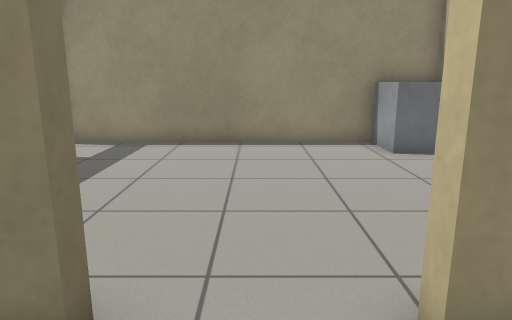
view 1 (above)

12 first-person views from a walk through a Gazebo world. The camera is 1 m above the floor, tilts 12° down and sees 70° across. The floor is counted in squares, 0.5 m on a side. Each view is taken from the middle of a square. On the plan, view 1 faces up. The plan holds only what a view shows up to about 19 squares ahead; the rest is blank. Simple patterns stand in for the simulator's built-in surfaces.

view 2
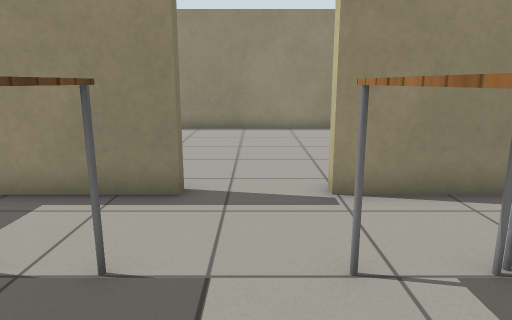

view 3
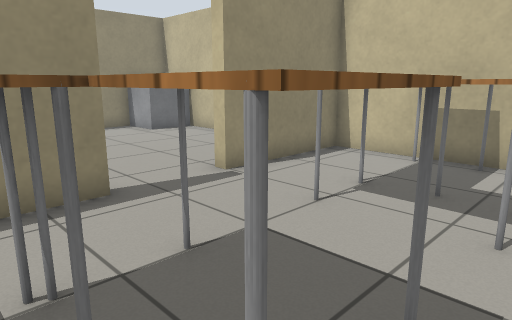

view 4
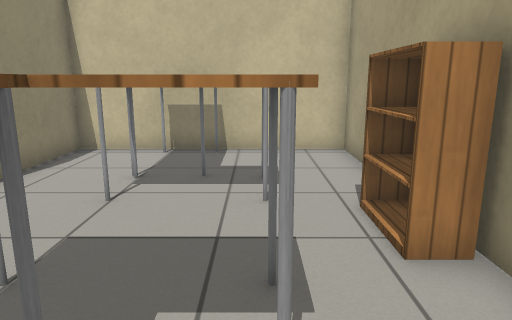

view 5
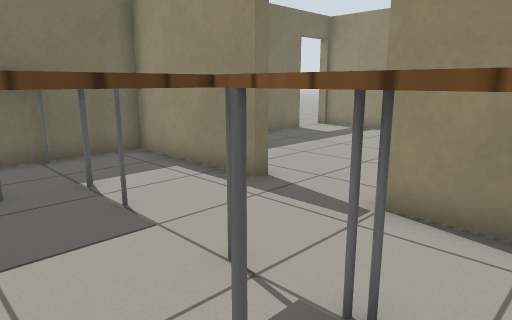

view 6
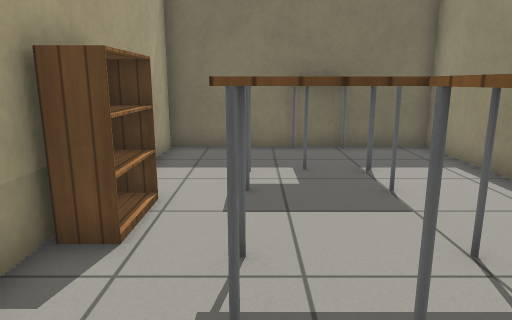

view 7
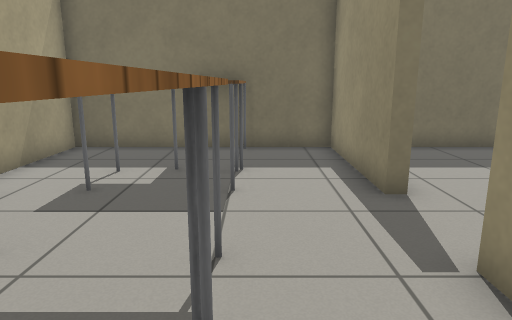

view 8
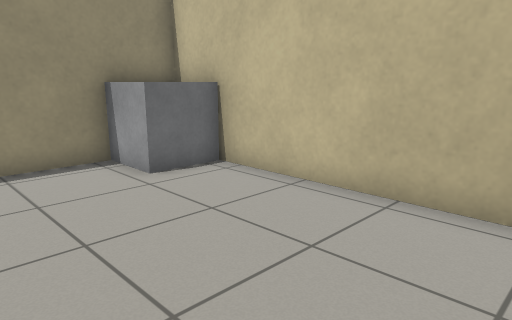

view 9
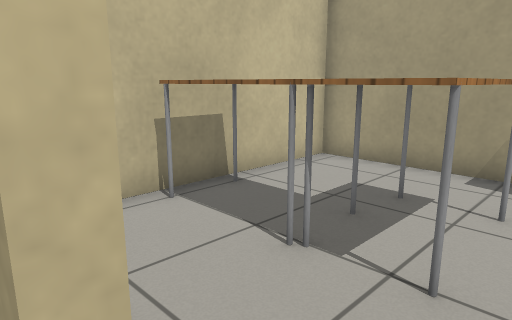

view 10
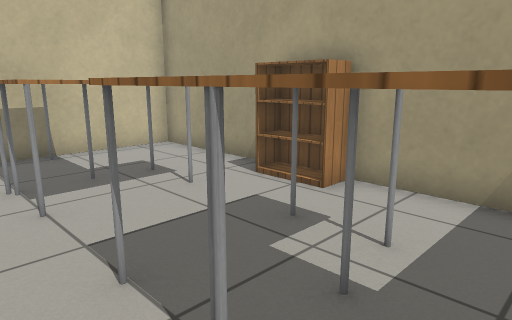

view 11
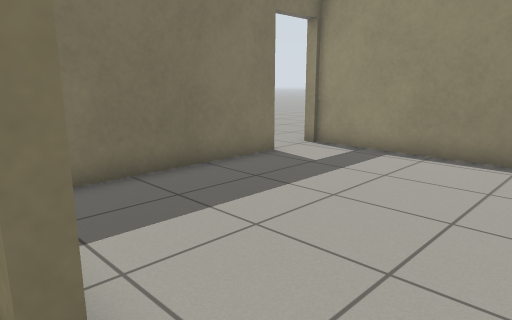

view 12
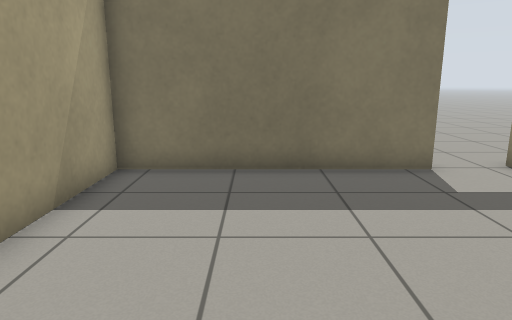

### Floor plan
Points are (right, up) in squares from view 1. A wall is a line through its corners. A room is listed if a view was taken in it or the views show most of it. See-through windows are left out.
Room 1 (views 1, 2, 3, 4, 5, 6, 7, 8, 9, 10, 11)
walls: (-1.4, 2.9) (-1.4, 2.4) (-6.3, 2.4) (-6.3, 0.4); (-6.3, -2.4) (-6.3, -5.7) (6, -5.7) (6, 2.4) (1.4, 2.4) (1.4, 2.8)
ways out: opening at (0, 3) to room 2
objects: table (-6, -2) to (-4, 0); table (-3, -3) to (-2, -1); bookshelf (-1, -5) to (0, -5); table (1, -3) to (2, -1); table (3, -2) to (5, -1)
Room 2 (view 12)
walls: (3.5, 12.3) (-6.4, 12.3); (-6.3, 10.1) (-6.3, 2.8) (-2.2, 2.8); (6, 3.9) (6, 12.3)
low walls: (1.4, 2.8) (1.9, 2.8)
ways out: opening at (0, 3) to room 1
objects: grey box (4, 11) to (5, 12)

Where each view was taken, in squares from view 1:
view 1: 0 up, 0 right, facing up
view 2: 4 down, 0 right, facing up
view 3: 4 down, 4 left, facing up-right
view 4: 3 down, 5 left, facing right
view 5: 3 down, 4 right, facing up-left
view 6: 3 down, 5 right, facing left
view 7: 0 up, 5 right, facing left
view 8: 3 up, 0 right, facing up-right
view 9: 3 up, 0 right, facing down-right
view 10: 1 up, 5 left, facing down-right
view 11: 2 up, 1 right, facing up-left
view 12: 6 up, 2 right, facing left
